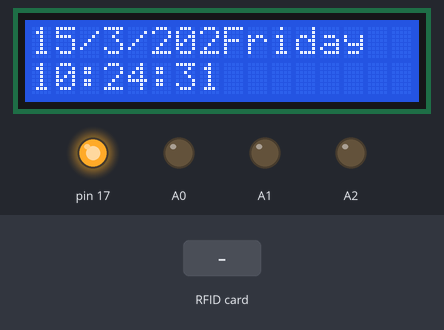
The sketch below on a simulated Arduino Leonardo, built with avr-gcc and run on an emulated ATmega32U4. Parts: 16×2 character LCD, output pins drawn as LEDs (lit = HIGH). The test bench sets the inputs (shaded band). The local clock reads 2024-03-15 10:24:30 at power-on unless the sketch sets it; what the sketch prints to the serial monitor is not drawn.

Above: at 1.3 s.
1.4 s: RFID card 72 8C 2A D5 held to the reader
At 3.2 s:
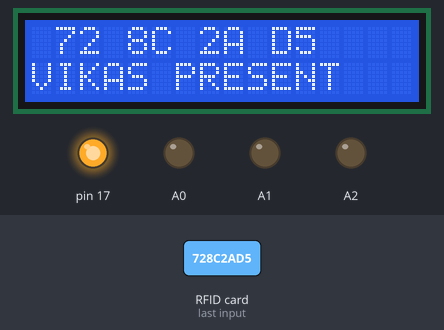
5.5 s: RFID card 6B 91 F1 66 held to the reader
At 8.0 s:
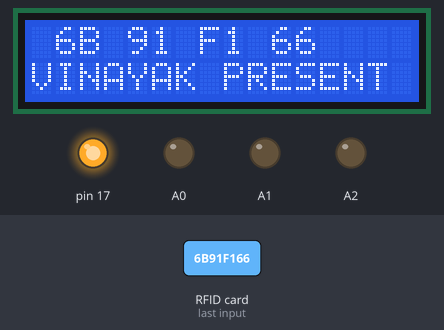
9.6 s: RFID card 76 25 24 07 held to the reader
At 11.7 s:
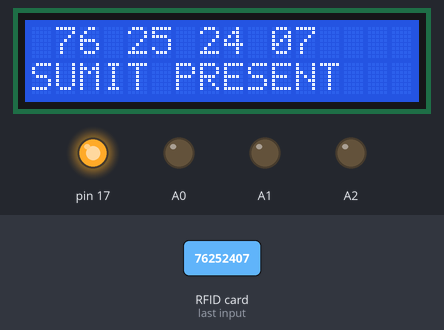
13.7 s: RFID card 5E 7A 19 C4 held to the reader
At 14.5 s:
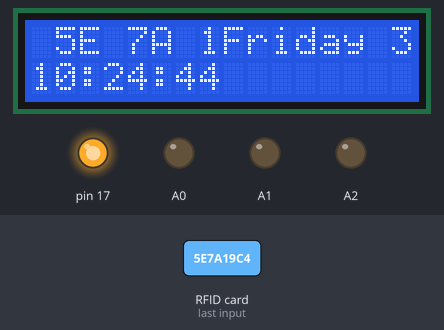
Timing chart, 0 to 16.7 s (numbered marks = the images above; inputs shaded):
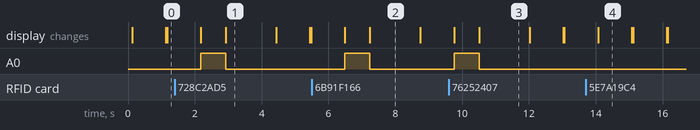

Measured:
- after the input at 1.4 s, A0: LOW → HIGH after 0.78 s, → LOW 0.75 s later; the display: first changes after 0.78 s (image 1 shows a later state)
- after the input at 5.5 s, A0: LOW → HIGH after 0.99 s, → LOW 0.75 s later; the display: first changes after 0.99 s (image 2 shows a later state)
- after the input at 9.6 s, A0: LOW → HIGH after 0.16 s, → LOW 0.75 s later
- after the input at 13.7 s, the display: first changes after 0.37 s (image 4 shows a later state)
- what the display in image 1 shows lasts 1.5 s, from 2.9 s to 4.4 s
- what the display in image 4 shows lasts 1.0 s, from 14.1 s to 15.1 s

The sketch:

FINALCODE.ino
```cpp
int count =0;
// Date and time functions using a DS1307 RTC connected via I2C and Wire lib
#include <Wire.h>
#include <SPI.h>
#include <MFRC522.h>
#include "RTClib.h"
#include<LiquidCrystal.h>
RTC_DS1307 rtc;
LiquidCrystal lcd(7,6,5,4,3,2);
char daysOfTheWeek[7][12] = {"Sunday", "Monday", "Tuesday", "Wednesday", "Thursday", "Friday", "Saturday"};
#define SS_PIN 10
#define RST_PIN 9
MFRC522 mfrc522(SS_PIN, RST_PIN);   // Create MFRC522 instance.
int serInLen = 25;
char serInString[25];
int pId =0;
int result;

void setup () {
pinMode(A0,OUTPUT);
pinMode(A1,OUTPUT);
pinMode(A2,OUTPUT);

  while (!Serial); // for Leonardo/Micro/Zero
lcd.begin(16,2);
  Serial.begin(9600);
      SPI.begin();      // Initiate  SPI bus
  mfrc522.PCD_Init();   // Initiate MFRC522
  if (! rtc.begin()) {
    Serial.println("Couldn't find RTC");
    while (1);


  }

  if (! rtc.isrunning()) {
    Serial.println("RTC is NOT running!");
    // following line sets the RTC to the date & time this sketch was compiled
     rtc.adjust(DateTime(F(__DATE__), F(__TIME__)));
    // This line sets the RTC with an explicit date & time, for example to set
    // January 21, 2014 at 3am you would call:
     rtc.adjust(DateTime(2017, 4, 30, 2, 55 ,0 ));
  }

}

void loop () {
    DateTime now = rtc.now();

    Serial.print(now.day(), DEC);
    lcd.print(now.day(), DEC);
    Serial.print('/');
    lcd.print('/');
    Serial.print(now.month(), DEC);
    lcd.print(now.month(), DEC);
    Serial.print('/');
    lcd.print('/');
    Serial.print(now.year(), DEC);
    lcd.print(now.year(), DEC);
    Serial.print(" (");
    lcd.setCursor(8,0);
    lcd.print("");
    Serial.print(daysOfTheWeek[now.dayOfTheWeek()]);
    lcd.print(daysOfTheWeek[now.dayOfTheWeek()]);
    Serial.print(") ");
    lcd.print(" ");
    lcd.setCursor(0,1);
    Serial.print(now.hour(), DEC);
    lcd.print(now.hour(), DEC);
    Serial.print(':');
    lcd.print(':');
    Serial.print(now.minute(), DEC);
    lcd.print(now.minute(), DEC);
    Serial.print(':');
    lcd.print(':');
    Serial.print(now.second(), DEC);
    lcd.print(now.second(), DEC);
    Serial.println();


    Serial.println();


    delay(1000);
    lcd.clear();

 if ( ! mfrc522.PICC_IsNewCardPresent())
  {

  lcd.clear();
    return;
  }
  // Select one of the cards
  if ( ! mfrc522.PICC_ReadCardSerial())
  {
    return;
  }
  //Show UID on serial monitor

  Serial.print("UID tag :");

  String content= "";
  byte letter;
  for (byte i = 0; i < mfrc522.uid.size; i++)
  {
     Serial.print(mfrc522.uid.uidByte[i] < 0x10 ? " 0" : " ");
     Serial.print(mfrc522.uid.uidByte[i], HEX);
     lcd.print(mfrc522.uid.uidByte[i] < 0x10 ? " 0" : " ");
      lcd.print(mfrc522.uid.uidByte[i], HEX);
     content.concat(String(mfrc522.uid.uidByte[i] < 0x10 ? " 0" : " "));
     content.concat(String(mfrc522.uid.uidByte[i], HEX));
  }
  Serial.println();
  Serial.print("Message : ");


  content.toUpperCase();


  if (content.substring(1) == "72 8C 2A D5") //change here the UID of the card/cards that you want to give access
  {digitalWrite(A0,HIGH);
 delay(750);
 digitalWrite(A0,LOW);


    Serial.println("S1 PRESENT");
    lcd.setCursor(0,1);
lcd.print("VIKAS PRESENT");

char buffer[5];

char nam[]="VIKAS";
char st[]="P";
char id[]="01";
   Serial.print("#S|LOGTEST|[");//roll1 is 01 for student 1 with uid 72 8c 2a d5

Serial.print(id);
     Serial.print("               ");
     Serial.print(nam);
       Serial.print("                        ");

   Serial.print(st);

   Serial.println("]#");

Serial.println();
    delay(1500);
  }
 else if (content.substring(1) == "6B 91 F1 66") //change here the UID of the card/cards that you want to give access
  {digitalWrite(A0,HIGH);
delay(750);
 digitalWrite(A0,LOW);


    Serial.println("S1 PRESENT");
    lcd.setCursor(0,1);
lcd.print("VINAYAK PRESENT");

char buffer[5];

char nam[]="VINAYAK";
char st[]="P";
char id[]="02";
   Serial.print("#S|LOGTEST|[");//roll1 is 01 for student 1 with uid 72 8c 2a d5

Serial.print(id);
     Serial.print("               ");
     Serial.print(nam);
       Serial.print("                      ");

   Serial.print(st);


   Serial.println("]#");

Serial.println();
    delay(1500);
  }

 else if (content.substring(1) == "76 25 24 07") //change here the UID of the card/cards that you want to give access
  {digitalWrite(A0,HIGH);
  delay(750);
 digitalWrite(A0,LOW);


    Serial.println("S1 PRESENT");
    lcd.setCursor(0,1);
lcd.print("SUMIT PRESENT");

char buffer[5];

char nam[]="SUMIT";
char st[]="P";
char id[]="03";
   Serial.print("#S|LOGTEST|[");//roll1 is 01 for student 1 with uid 72 8c 2a d5

Serial.print(id);
     Serial.print("               ");
     Serial.print(nam);
       Serial.print("                        ");

   Serial.print(st);

   Serial.println("]#");

Serial.println();
    delay(1500);
  }


 else if(content.substring(1) == "8B 2B 08 99" )   {

digitalWrite(A0,HIGH);
delay(750);
 digitalWrite(A0,LOW);
char nam[]="DEEPAK";
char st[]="P";
char id[]="04";
char buffer[5];
    Serial.println("S2 PRESENT");
       lcd.setCursor(0,1);
    lcd.print("DEEPAK PRESENT");
     Serial.print("#S|LOGTEST|[");


  Serial.print(id);
     Serial.print("               ");
     Serial.print(nam);
       Serial.print("                       ");

   Serial.print(st);

   Serial.println("]#");

    delay(1500);

 }


}
```
